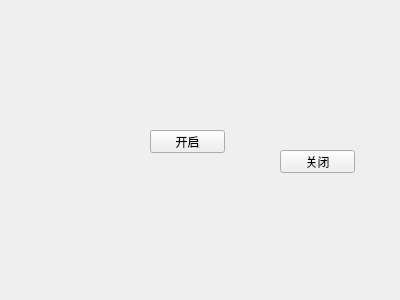
<?xml version="1.0" encoding="UTF-8"?>
<ui version="4.0">
 <class>Widget</class>
 <widget class="QWidget" name="Widget">
  <property name="geometry">
   <rect>
    <x>0</x>
    <y>0</y>
    <width>400</width>
    <height>300</height>
   </rect>
  </property>
  <property name="windowTitle">
   <string>Widget</string>
  </property>
  <widget class="QPushButton" name="pushButton">
   <property name="geometry">
    <rect>
     <x>150</x>
     <y>130</y>
     <width>75</width>
     <height>23</height>
    </rect>
   </property>
   <property name="text">
    <string>开启</string>
   </property>
  </widget>
  <widget class="QPushButton" name="pushButton_2">
   <property name="geometry">
    <rect>
     <x>280</x>
     <y>150</y>
     <width>75</width>
     <height>23</height>
    </rect>
   </property>
   <property name="text">
    <string>关闭</string>
   </property>
  </widget>
 </widget>
 <layoutdefault spacing="6" margin="11"/>
 <resources/>
 <connections/>
</ui>
